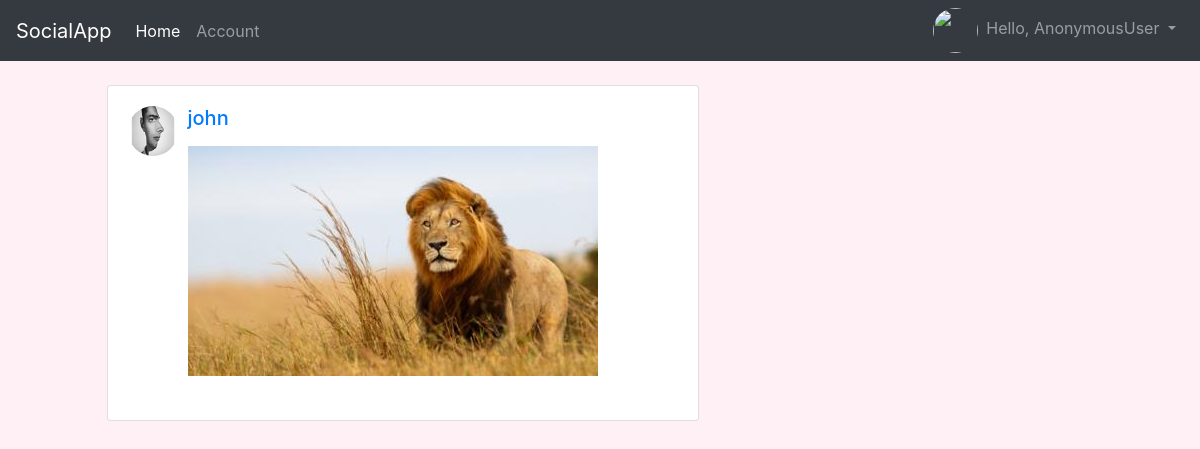
/post/n7fyc13, run on the app's committed database.
### Post/models.py (models this page shows, shortened)
class UserPOST(models.Model):
    user=models.ForeignKey(User,default=1,on_delete=models.CASCADE)
    content=models.TextField(max_length=255, blank=True)
    slug=models.SlugField(max_length=250,null=True,blank=True)
    image=models.ImageField(upload_to='post_image/',blank=True)
    timestamp=models.DateTimeField(auto_now_add=True)

### Account/models.py (models this page shows, shortened)
class UserProfile(models.Model):
	user=models.OneToOneField(User,on_delete=models.CASCADE)
	profilePic=models.ImageField(upload_to='profile_image/', default='profile_image/default.png',blank=True)

### Post/views.py (the view)
# urls.py: path('<slug:slug>', views.PostId,name='postId'),
def PostId(request,slug):
	post=UserPOST.objects.get(slug=slug)
	context={"post":post}
	return render(request,"idPost.html",context)

### Post/templates/idPost.html (shortened to what this page needs)
{% include 'base.html' %}
{% include 'navbar.html' %}
{% block body %}
<div class="row">
<div class="col-sm-1 "></div>
<div class="col-sm-8">
<div class="card w-75 mx-1 my-4" >
<div class="card-body">
	<a href="account/{{ qs.user }}">
	<img src="{{ post.user.userprofile.profilePic.url }}" id="profileImage" class="rounded-circle">
<h5 class="card-title">{{ post.user }}</h5></a>
	{% if post.image %}
	<img src="{{ post.image.url }}" alt="" class="post_image"><br>
	{% endif %}
</div>
</div>
</div>
</div>
{% endblock %}

### Post/templates/idPost.html (style rules this page uses)
body { background-color:lavenderblush; }
.post_image { display: block; max-width:500px; max-height:500px; width: auto; height: auto; }
#profileImage { float:left; margin-right:10px; width:50px; height:50px; }

### data on the page
UserPOST: user.userprofile.profilePic (picture), user "john", image (picture)

### other printed values
{{ request.user }} "AnonymousUser"
